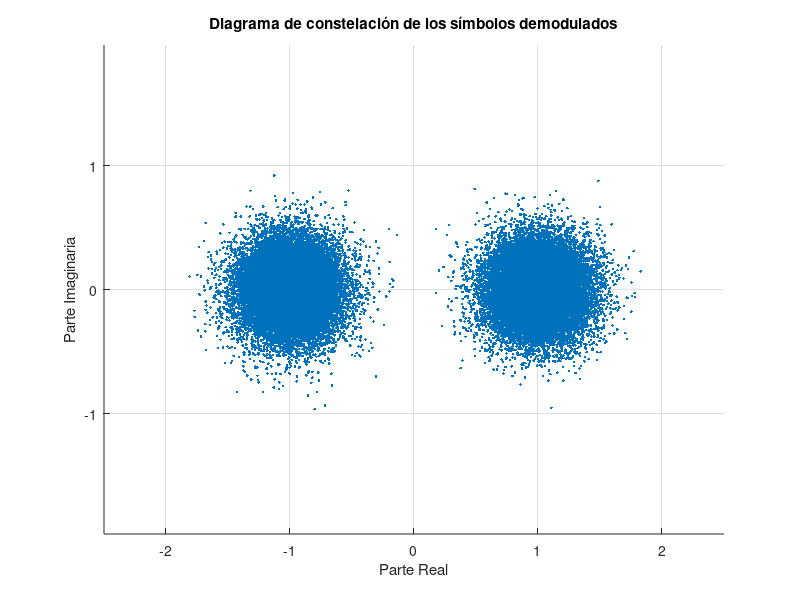

Here is the MATLAB script that generated this plot:
%========================= Borrar datos ==================================%
%=========================================================================%
% Este ejemplo de canal se saco de https://www.youtube.com/watch?v=NCd1Cs2WMf0&t=1303s

clear
close all
clc

% Parámetros de la fuente de pulsos digitales
num_bits = 100000;              % Número de bits a generar
num_subportadoras = 64;         % Número de subportadoras en OFDM
cyclic_prefix_length = 16;      % Longitud del prefijo cíclico en OFDM
M = 2;                          % Bits por símbolo [1 2 4]
k = log2(M);                    %bits por simbolo

% Ajustar el número de bits para que sea un múltiplo del número de subportadoras
num_bits_s = ceil(num_bits / num_subportadoras) * num_subportadoras;


 pulsos_digitales = randi([0,1],num_bits_s,1);                % Genero el vector columna, bits en paralelo
   
 bpsk_signal = pskmod(pulsos_digitales,M);                   % Modulacion bpsk
        
% Generar símbolos OFDM serial to paralelo
num_symbols = ceil(num_bits_s / num_subportadoras); % Número de simbolos OFDM necesarios
pulsos_ofdm = reshape(bpsk_signal, num_subportadoras, num_symbols); % Agrupar los bits en símbolos OFDM (las 64 portadoras en paralelo)
        
% Modulación OFDM
pulsos_modulados_ofdm = ifft(pulsos_ofdm); % Transformada inversa de Fourier

% Agregar el prefijo cíclico
pulsos_ofdm_cp = [pulsos_modulados_ofdm(end-cyclic_prefix_length+1:end, :); pulsos_modulados_ofdm]; % Agregar el prefijo cíclico


% Parámetros del canal de comunicación
EbNo = 35;                      % Energia de bits a ruido
SNR_dB = EbNo + 10*log10(k);    % Relación señal-ruido en dB
SNR = 10^(SNR_dB / 10);         % Relación señal-ruido en escala lineal
ruido = sqrt(1 / SNR);     

h = [0.8; zeros(7,1); -0.5; zeros(7,1); 0.34];
OFDM_Ray = filter(h,1,pulsos_ofdm_cp);

   
ofdm_awgn = awgn(OFDM_Ray,SNR_dB,ruido);
   

% Eliminar el prefijo cíclico
senal_recibida_ofdm_sin_cp = ofdm_awgn(cyclic_prefix_length+1:end, :);

% Demodulación OFDM
pulsos_demodulados_ofdm = fft(senal_recibida_ofdm_sin_cp); % Transformada de Fourier

% Respuesta en frecuencia del canal estimada
H = fftshift(fft(h, num_subportadoras));

%Ecualizacion
yEq = pulsos_demodulados_ofdm ./ H;


 pulsos_demodulados_ofdm_serie = reshape(yEq, 1, []);
 
 bpsk_r=pskdemod(pulsos_demodulados_ofdm_serie,M);  % Demodulación PSK
 
 pulsos_digitales_fila = pulsos_digitales.'; % paso a vector fila
 bpsk_r_vector = reshape(bpsk_r, 1, []);% paso a vector fila
 
  % Visualizar los primeros 10 símbolos transmitidos
  disp('Símbolos transmitidos:');
  disp(pulsos_digitales_fila(1:15));
  
  % Visualizar los primeros 10 símbolos demodulados
  disp('Símbolos demodulados:');
  disp(bpsk_r(1:15));
 
  % Cálculo de la tasa de error de bit (BER)
  
  ber_otra = sum(pulsos_digitales_fila ~= bpsk_r) / num_bits_s;
   disp(['Tasa de error de bit (BER): ', num2str(ber_otra)]);
   [numErrors,ber] = biterr(pulsos_digitales_fila,bpsk_r);
   fprintf( '\nLa tasa de error de bits de codificación binaria es %5.2e, basada en %d errores.\n' , ... 
       ber,numErrors)
 
 % Crear un diagrama de constelación de los símbolos demodulados
 figure;
 
 scatter(real(pulsos_demodulados_ofdm_serie), imag(pulsos_demodulados_ofdm_serie), '.');
 title('Diagrama de constelación de los símbolos demodulados');
 xlabel('Parte Real');
 ylabel('Parte Imaginaria');
 axis equal; % Para mantener la escala de los ejes iguales
 grid on; % Mostrar una cuadrícula en el gráfico
 
% Ampliar el rango del eje x
 xlim([-2.5, 2.5]); % Establecer los límites del eje x